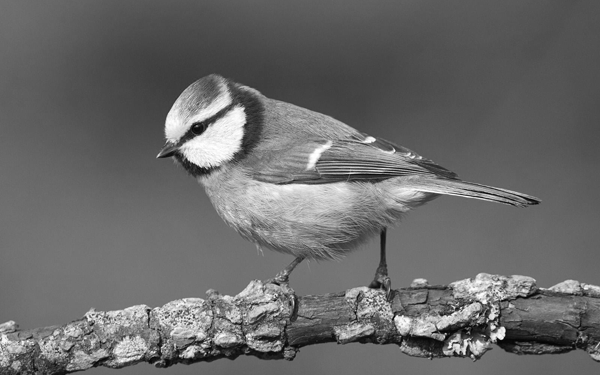
#> input picture image.png, 600 x 375 px
$ python FreqDomFilter.py
#> lines starting #> are read from the running program, lines starting #| are printed output that depends on the picture
#> further down, image is the input picture: shape (375, 600); min 2, max 255, mean 105.3
# HW 3 Frequency Domain Filtering
# ECE5470 Digital Image Processing

import numpy as np
import cv2
from matplotlib import pyplot as plt
from PIL import Image
#np.set_printoptions(threshold=np.inf)

#-------------------------#
# Supporting function(s)  #
#-------------------------#

# error check on user input
def get_const():
    while True:
        try:
            const = int(input("\nEnter constant between [0,255] for padding: "))
        except ValueError:
            print("\nNot a number, input constant between [0,255].\n")
        else:
            # check if constant is in range
            if const in range(0,256):
                break
            else:
                print("\nConstant not in range. Re-input constant between [0,255].\n")
    return const

# Center fourier
def center_f ( P , Q ):

    cm = np.zeros( (P,Q) )

    for i in range (0,P):
        for j in range (0,Q):
            cm[i][j] = ((-1)**(i + j))

    #return np.uint8(cm)
    return cm

# create distance matrix of size PxQ for filter gen
def d_helper( P, Q ):

    dmatrix = np.zeros((P,Q))

    xc = (P-1)/2
    yc = (Q-1)/2

    for i in range (0, P):
        for j in range (0, Q):
            dmatrix[i][j] = np.sqrt(((xc - i)**2)+((yc - j)**2))

    return dmatrix

# Generate Gaussian LPF of size PxQ
def gaussian_h ( d_matrix, sigma ):

    (p,q) = d_matrix.shape

    g_matrix = np.zeros((p,q))

    g_matrix = np.exp(-(d_matrix**2)/(2 * (sigma ** 2)))

    return g_matrix

# Generate Laplacian of size PxQ
def laplacian_h (d_matrix):

    (p,q) = d_matrix.shape

    l_matrix = np.zeros((p,q))

    l_matrix = -4 * (np.pi ** 2) * (d_matrix ** 2)

    return l_matrix

# plot fourier image
# https://github.com/damian-dz/PythonTutorials
def plot_fimg (img):
    # move the zero-frequency component to the center of the Fourier spectrum
    #fourier = np.fft.fftshift(img)
    # compute the magnitudes (absolute values) of the complex numbers
    fourier = np.abs(img)
    # compute the common logarithm of each value to reduce the dynamic range
    fourier = np.log10(fourier)
    # find the minimum value that is a finite number
    lowest = np.nanmin(fourier[np.isfinite(fourier)])
    # find the maximum value that is a finite number
    highest = np.nanmax(fourier[np.isfinite(fourier)])
    # calculate the original contrast range
    original_range = highest - lowest
    # normalize the Fourier image data ("stretch" the contrast)
    norm_fourier = (fourier - lowest) / original_range * 255
    # convert the normalized data into an image
    norm_fourier_img = Image.fromarray(norm_fourier)

    return norm_fourier_img

####################################
#    Frequency Domain Filtering    #
#            f = image             #
#      padding = padding type      #
#      "zero" = zero padding       #
#   "constant" = constant padding  #
#         - requires user input    #
#         - values from 0 to 255   #
#       "wrap" = cyclic padding    #
#    "symmetric" = mirror padding  #
#   g = filt_img = filtered image  #
####################################

def freqFilter (f, padding, sig, c):

    ########################
    #       Step 1         #
    #    P = 2M, Q = 2N    #
    ########################

    # image img, m by n, find dimensions of image
    # m rows, n columns
#> called with padding = 'zero', sig = 120, c = -1
    (m,n) = (f.shape)
#> m = 375; n = 600

    p = 2 * m
#> p = 750
    q = 2 * n
#> q = 1200

    ########################
    #       Step 2         #
    #   fp = padded image  #
    #   fp = size P x Q    #
    ########################

    # original image will stay in the top left corner
    # pad to the right and below image
    p_size = (0,p-m)
#> p_size = (0, 375)
    q_size = (0,q-n)
#> q_size = (0, 600)

    if (padding == "zero"):
        fp = np.pad(f, (p_size,q_size), "constant", constant_values=0)

    elif (padding == "constant"):
        constvalue = get_const()
        fp = np.pad(f, (p_size,q_size), padding, constant_values= constvalue)

    else:
        fp = np.pad(f, (p_size,q_size), padding)

    ########################
    #       Step 3         #
    # fp = fp * (-1)^(x+y) #
    #   to center fourier  #
    ########################

    #normalize image between [0,1]
    fp = (fp - np.min(fp)) / (np.max(fp) - np.min(fp))

    centering_matrix = center_f(p,q)
#> after the loop in center_f, `for i in range (0,P):`:
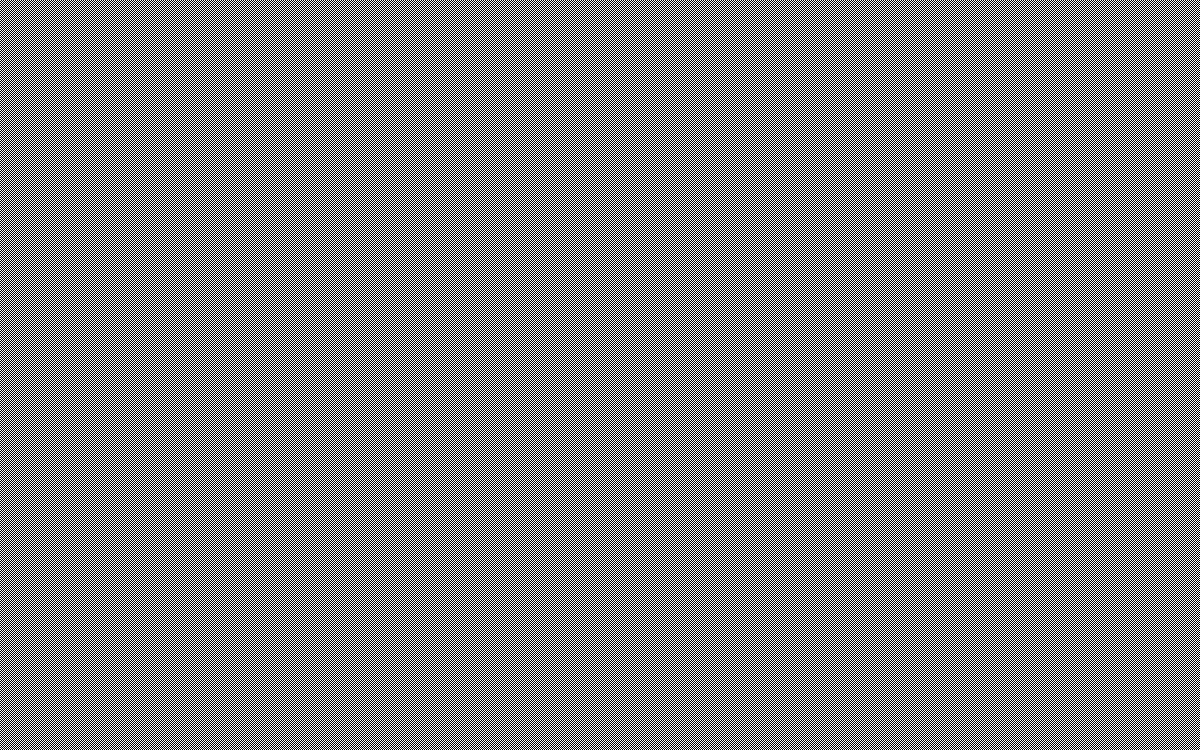
#> cm: shape (750, 1200) float64; values -1 (black) and 1 (white), 50% white in thin lines or dots

    fp = fp * centering_matrix

    ########################
    #       Step 4         #
    #  compute DFT F(u,v)  #
    #        of fp         #
    ########################

    F_p = np.fft.fft2(fp)

    fimg = plot_fimg(F_p)
#> in plot_fimg, `fourier = np.log10(fourier)`:
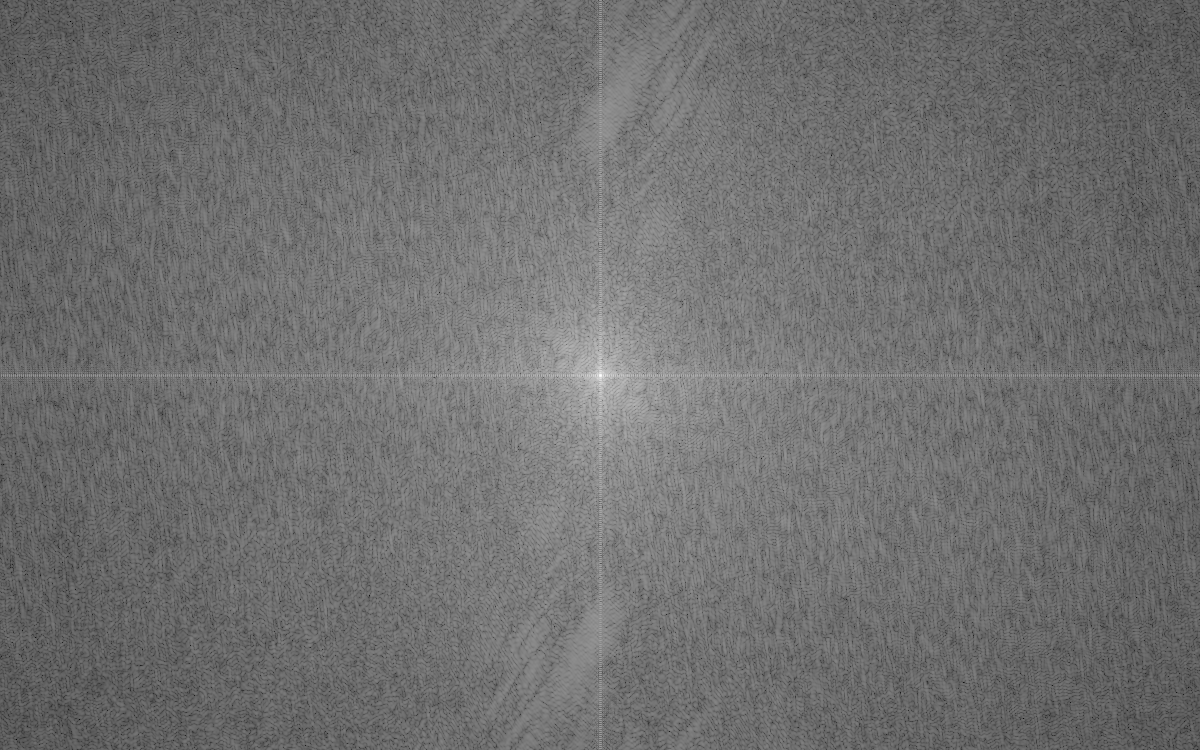
#> fourier: shape (750, 1200) float64; min -1.82, max 4.97, mean 1.16; drawn with min black and max white
#> in plot_fimg, `lowest = np.nanmin(fourier[np.isfinite(fourier)])`: lowest = -1.82
#> in plot_fimg, `highest = np.nanmax(fourier[np.isfinite(fourier)])`: highest = 4.97
#> in plot_fimg, `original_range = highest - lowest`: original_range = 6.79

    ########################
    #       Step 5         #
    #  Construct a real,   #
    #  symmetric filter    #
    #  transfer function   #
    #  H(u,v) of size PxQ  #
    # centered @ (P/2,Q/2) #
    ########################

    # generate helper matrix for distances
    dist_matrix = d_helper(p,q)
#> after the loop in d_helper, `for i in range (0, P):`:
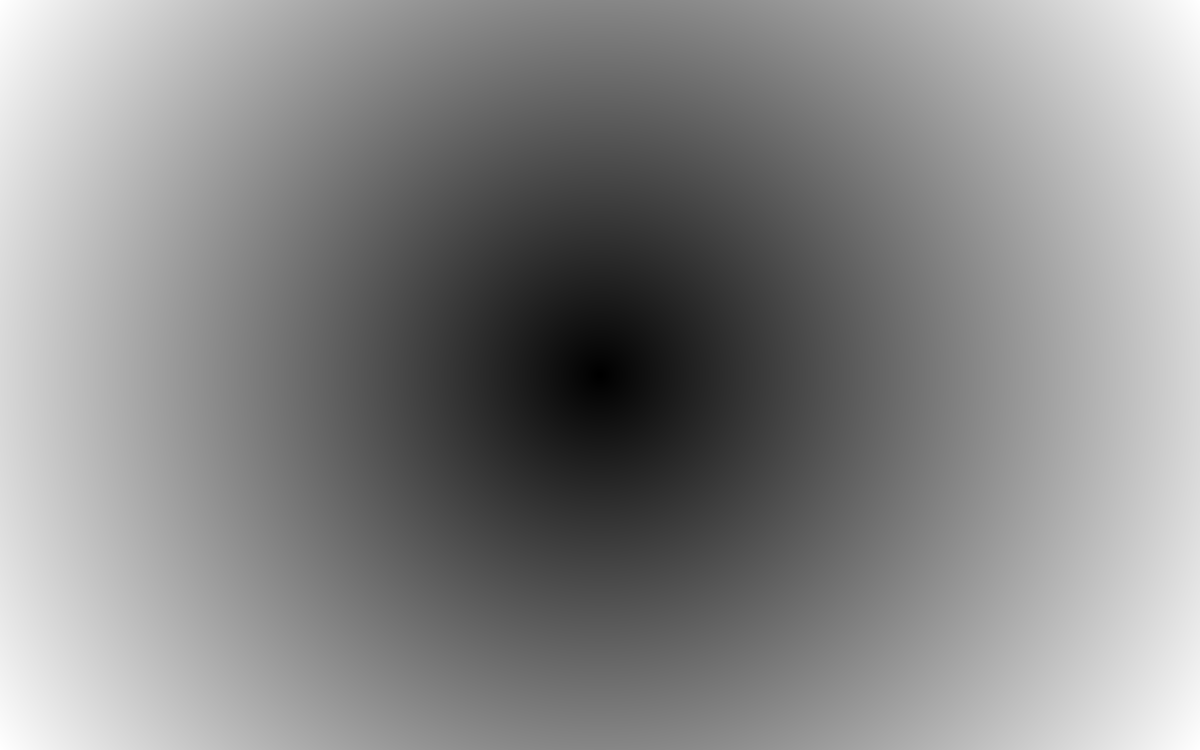
#> dmatrix: shape (750, 1200) float64; min 0.707, max 706.9, mean 379.1; drawn with min black and max white

    gaus_matrix = gaussian_h(dist_matrix, sig)

    # normalize gaussian matrix between [0,1]
    gaus_matrix = (gaus_matrix - np.min(gaus_matrix)) / (np.max(gaus_matrix) - np.min(gaus_matrix))

    lap_matrix = laplacian_h(dist_matrix)

    # normalize lap matrix by dividing by max value (notes part 10)
    lap_matrix = (lap_matrix - np.min(lap_matrix)) / (np.max(lap_matrix) - np.min(lap_matrix))
    #print(lap_matrix1)

    lap_matrix = lap_matrix / np.max(lap_matrix)
    # scale between -1 to 1
    lap_matrix = 2*(lap_matrix - np.min(lap_matrix))/np.ptp(lap_matrix)-1
    #print(lap_matrix)
    ########################
    #       Step 6         #
    #  Calculate G(u,v)    #
    # G(u,v) = H(u,v)F(u,v)#
    #  using elementwise   #
    #    multiplication    #
    ########################

    # LoG: G(u,v) = F(u,v) * N(u,v) * L(u,v)
    Guv = F_p * gaus_matrix * (lap_matrix * c)

    logimg = plot_fimg(Guv)
#> in plot_fimg (call 2), `fourier = np.log10(fourier)`:
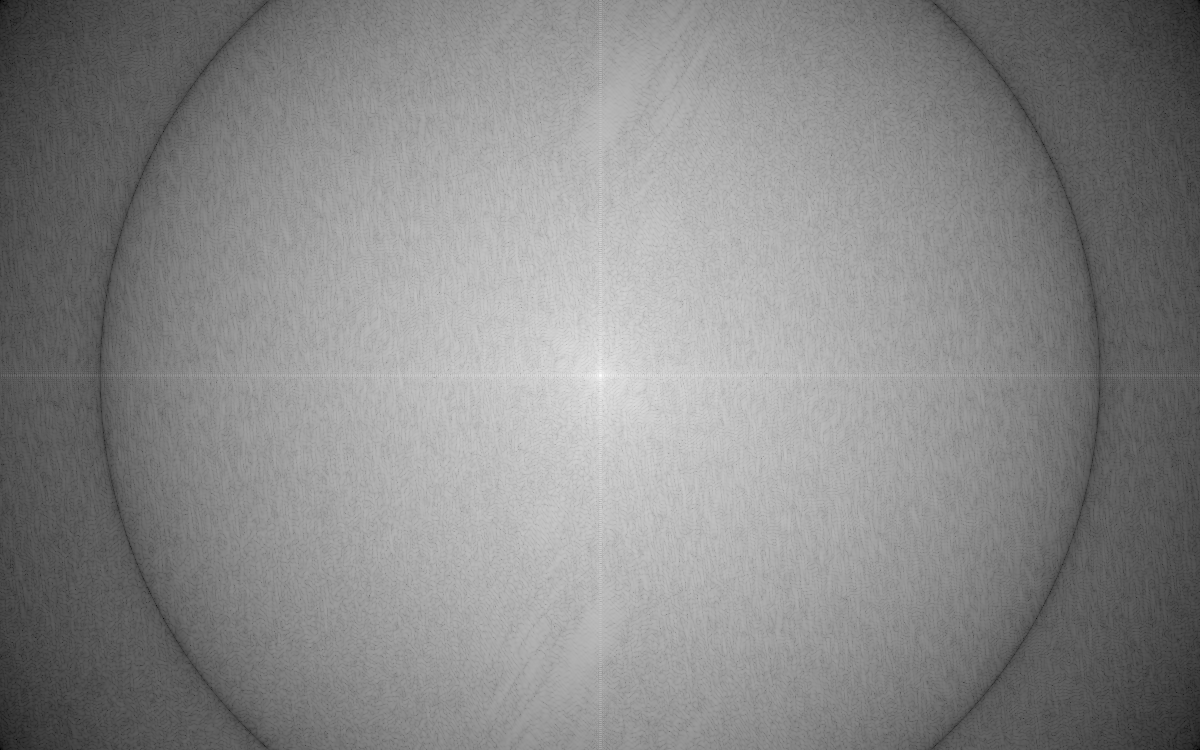
#> fourier: shape (750, 1200) float64; 0% of the values are NaN or infinite; the others: min -9.56, max 4.97, mean -1.79; drawn with min black, max white, NaN and infinite black
#> in plot_fimg (call 2), `lowest = np.nanmin(fourier[np.isfinite(fourier)])`: lowest = -9.56
#> in plot_fimg (call 2), `original_range = highest - lowest`: original_range = 14.53

    ########################
    #       Step 7         #
    #  obtain the filtered #
    #  image by computing  #
    #  the IDFT of G(u,v)  #
    ########################

    # discard imaginary
    gp = np.fft.ifft2(Guv).real

    # uncenter to remove checkerboard effect on image
    gp = gp * centering_matrix
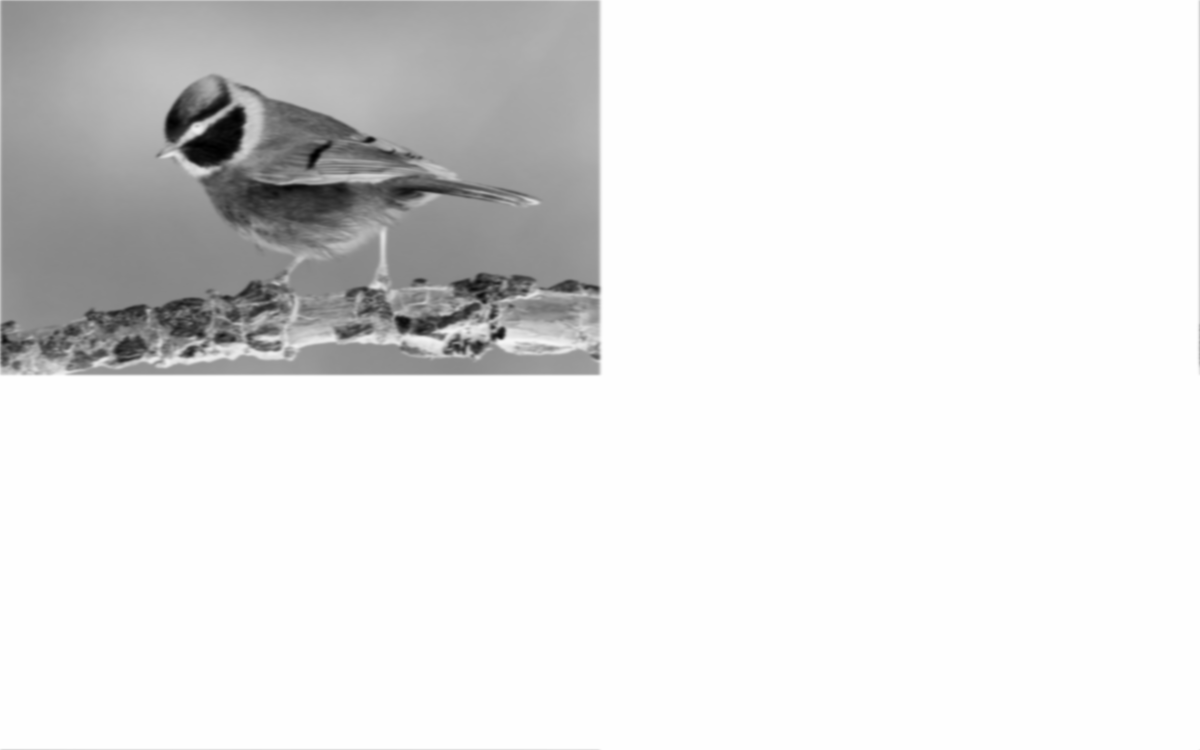
#> gp: shape (750, 1200) float64; min -0.984, max 2.26e-05, mean -0.103; drawn with min black and max white

    ########################
    #       Step 8         #
    #   obtain the final   #
    #  filtered image g by #
    #  extracting the MxN  #
    #  region from the top #
    #      left of gp      #
    ########################

    # unpadding image
    filt_img = abs(gp[0:m, 0:n])
    #filt_img = (gp[0:m, 0:n])

    # scale between [0,255]
    filt_img = 2 * (filt_img - np.min(filt_img)) / np.ptp(filt_img) - 1

    # display images
    plt.subplot(2, 2, 1)
    plt.title("Original Image")
    plt.axis('off')
    plt.imshow(f, cmap="gray")

    plt.subplot(2, 2, 2)
    plt.title("Fourier Transformed Image (Padded and Centered)")
    plt.axis('off')
    plt.imshow(fimg, cmap="gray")

    plt.subplot(2, 2, 3)
    plt.title("LoG Image (Fourier Domain), $\sigma$ = %0.2f" % (sig))
    plt.axis('off')
    plt.imshow(logimg, cmap="gray")

    plt.subplot(2, 2, 4)
    plt.title("LoG Image (Spatial Domain, Uncentered, Unpadded)")
    plt.axis('off')
    plt.imshow(filt_img, cmap="gray")

    plt.show()
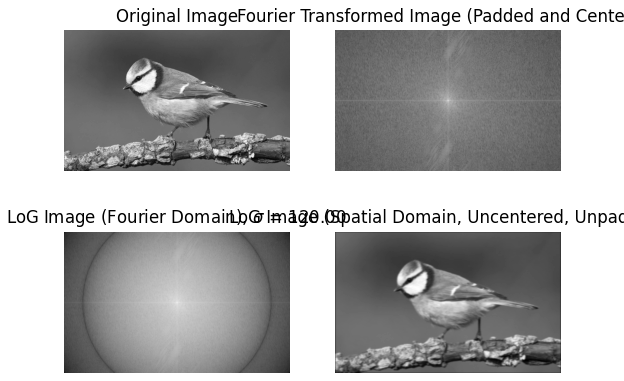
#> figure drawn by matplotlib, 4 panels

#image = cv2.imread('dog.jpg', 0)
image = cv2.imread('image.png', 0)
padding =  'zero'
sig = 120
c = -1

freqFilter(image, padding, sig, c)

$ run again, with ff.PNG copied over image.png
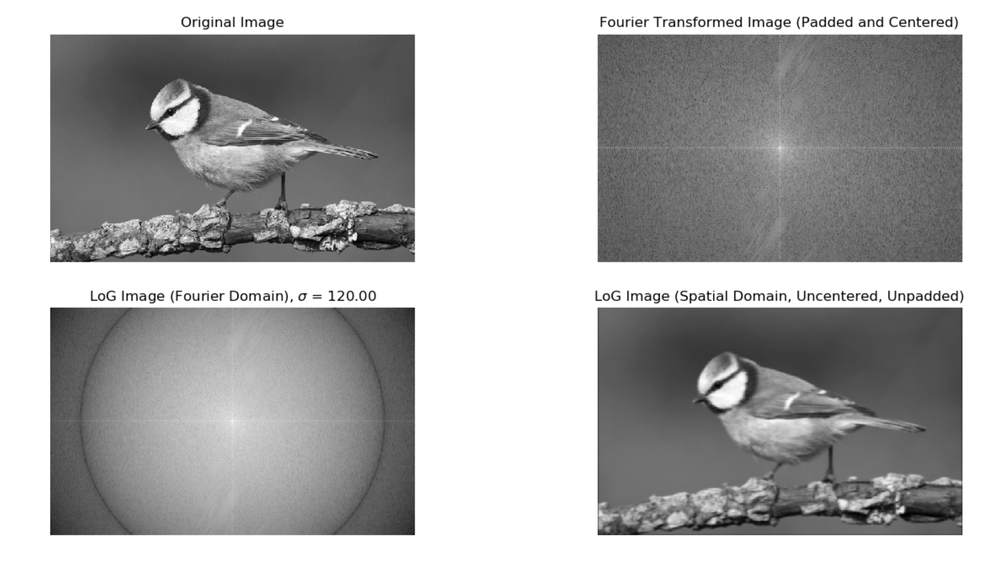
#> input picture ff.PNG, 1000 x 569 px, shrunk from 2968 x 1688 before the run
#> image is the input picture: shape (569, 1000); min 0, max 255, mean 170.8
#> lowest = -2.31
#> highest = 5.58
#> original_range = 7.89
#> in plot_fimg (call 2), `fourier = np.log10(fourier)`:
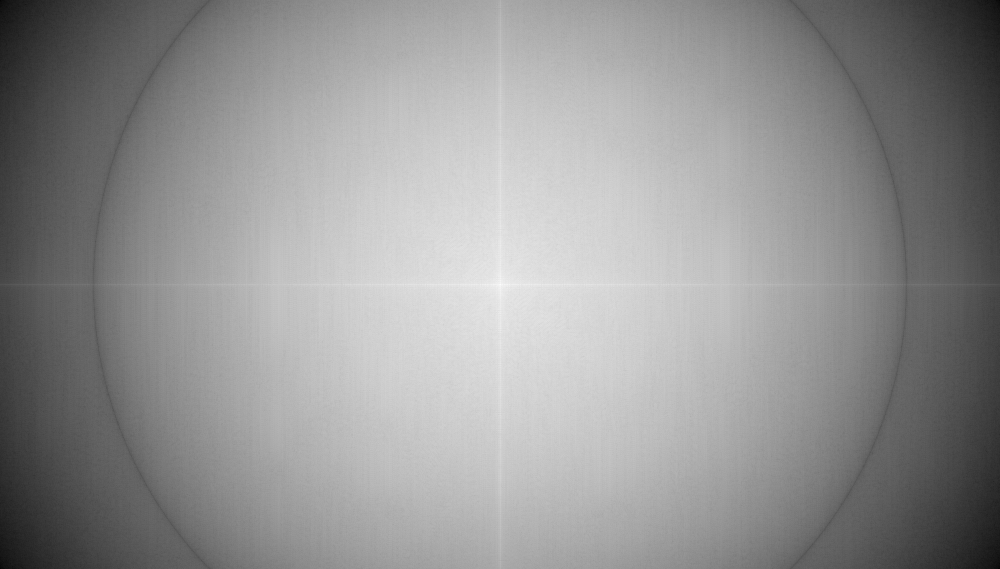
#> fourier: shape (1138, 2000) float64 (shown at 1/2 size); 0% of the values are NaN or infinite; the others: min -21.69, max 5.58, mean -5.89; drawn with min black, max white, NaN and infinite black
#> lowest = -21.69
#> original_range = 27.27
#> in freqFilter, `plt.show()`:
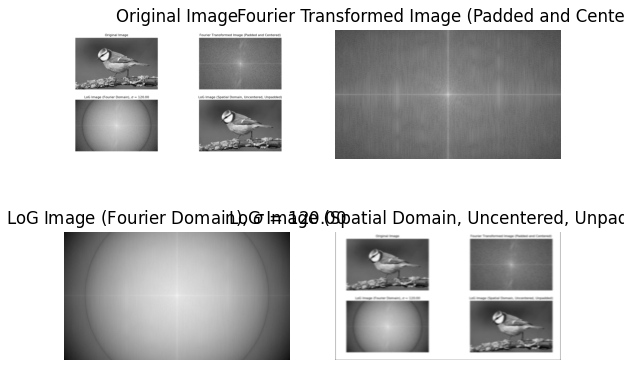
#> figure drawn by matplotlib, 4 panels
